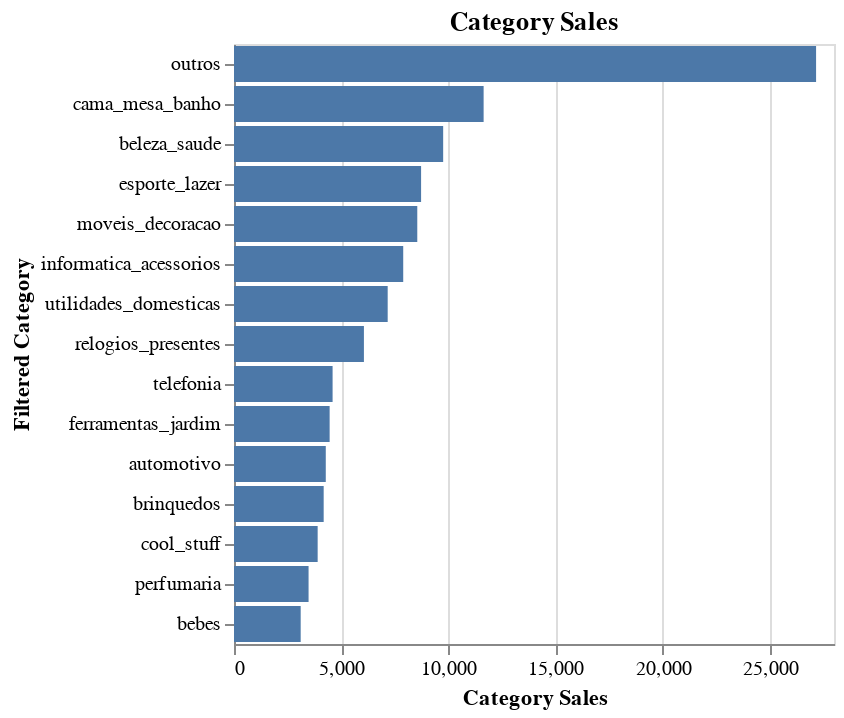

The notebook cell saved with this chart:
### Code cell
alt.Chart(customer_products).mark_bar().encode(
    alt.Y('filtered_category', title='Filtered Category').sort('-x'),
    alt.X('count()', title='Category Sales')
    ).properties(
        title='Category Sales'
    )

### Figure 1 — Vega specification as saved in the notebook (floating-point values rounded to 4 significant figures)
{"$schema": "https://vega.github.io/schema/vega/v5.json", "data": [{"name": "source_0"}, {"name": "data_0", "values": [{"__count": 27164, "filtered_category": "outros"}, {"__count": 7172, "filtered_category": "utilidades_domesticas"}, {"__count": 8731, "filtered_category": "esporte_lazer"}, {"__count": 7897, "filtered_category": "informatica_acessorios"}, {"__count": 4185, "filtered_category": "brinquedos"}, {"__count": 8553, "filtered_category": "moveis_decoracao"}, {"__count": 4283, "filtered_category": "automotivo"}, {"__count": 4601, "filtered_category": "telefonia"}, {"__count": 9761, "filtered_category": "beleza_saude"}, {"__count": 4463, "filtered_category": "ferramentas_jardim"}, {"__count": 11649, "filtered_category": "cama_mesa_banho"}, {"__count": 3112, "filtered_category": "bebes"}, {"__count": 6063, "filtered_category": "relogios_presentes"}, {"__count": 3480, "filtered_category": "perfumaria"}, {"__count": 3904, "filtered_category": "cool_stuff"}]}, {"name": "data_0_x_domain___count", "values": [{"min": 3112, "max": 27164}]}, {"name": "source_0_y_domain_filtered_category", "values": [{"filtered_category": "outros", "sort_field": 27164}, {"filtered_category": "utilidades_domesticas", "sort_field": 7172}, {"filtered_category": "esporte_lazer", "sort_field": 8731}, {"filtered_category": "informatica_acessorios", "sort_field": 7897}, {"filtered_category": "brinquedos", "sort_field": 4185}, {"filtered_category": "moveis_decoracao", "sort_field": 8553}, {"filtered_category": "automotivo", "sort_field": 4283}, {"filtered_category": "telefonia", "sort_field": 4601}, {"filtered_category": "beleza_saude", "sort_field": 9761}, {"filtered_category": "ferramentas_jardim", "sort_field": 4463}, {"filtered_category": "cama_mesa_banho", "sort_field": 11649}, {"filtered_category": "bebes", "sort_field": 3112}, {"filtered_category": "relogios_presentes", "sort_field": 6063}, {"filtered_category": "perfumaria", "sort_field": 3480}, {"filtered_category": "cool_stuff", "sort_field": 3904}]}], "signals": [{"name": "y_step", "value": 20}, {"name": "height", "update": "bandspace(domain('y').length, 0.1, 0.05) * y_step"}], "marks": [{"type": "rect", "name": "marks", "from": {"data": "data_0"}, "encode": {"update": {"x2": {"value": 0, "scale": "x"}, "x": {"field": "__count", "scale": "x"}, "height": {"signal": "max(0.25, bandwidth('y'))"}, "y": {"field": "filtered_category", "scale": "y"}, "fill": {"value": "#4c78a8"}}}, "style": ["bar"]}], "scales": [{"name": "x", "type": "linear", "domain": [{"signal": "(data(\"data_0_x_domain___count\")[0] || {}).min"}, {"signal": "(data(\"data_0_x_domain___count\")[0] || {}).max"}], "range": [0, {"signal": "width"}], "nice": true, "zero": true}, {"name": "y", "type": "band", "domain": {"data": "source_0_y_domain_filtered_category", "field": "filtered_category", "sort": {"op": "max", "field": "sort_field", "order": "descending"}}, "range": {"step": {"signal": "y_step"}}, "paddingOuter": 0.05, "paddingInner": 0.1}], "axes": [{"scale": "x", "maxExtent": 0, "ticks": false, "gridScale": "y", "minExtent": 0, "domain": false, "zindex": 0, "aria": false, "orient": "bottom", "labels": false, "grid": true, "tickCount": {"signal": "ceil(width/40)"}}, {"scale": "x", "labelOverlap": true, "labelFlush": true, "tickCount": {"signal": "ceil(width/40)"}, "grid": false, "zindex": 0, "title": "Category Sales", "orient": "bottom"}, {"scale": "y", "zindex": 0, "orient": "left", "grid": false, "title": "Filtered Category"}], "title": {"text": "Category Sales", "frame": "group"}, "width": 300, "padding": 5, "background": "white", "style": "cell"}
